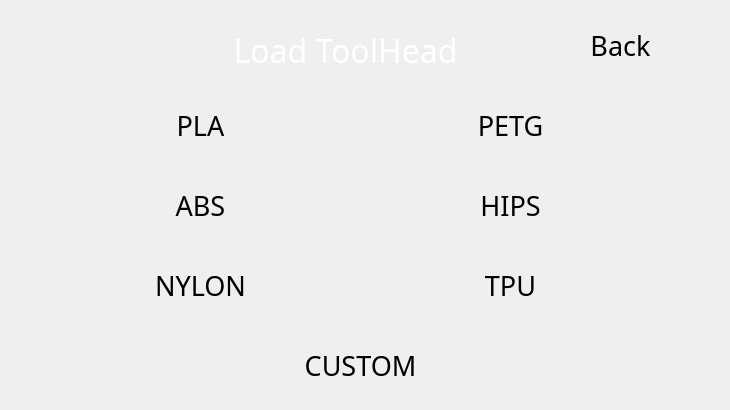
  <widget class="QWidget" name="load_page">
   <widget class="QLabel" name="load_page_title">
    <property name="geometry">
     <rect>
      <x>120</x>
      <y>20</y>
      <width>451</width>
      <height>61</height>
     </rect>
    </property>
    <property name="font">
     <font>
      <family>Momcake</family>
      <pointsize>24</pointsize>
     </font>
    </property>
    <property name="styleSheet">
     <string notr="true">background: transparent; color: white;</string>
    </property>
    <property name="text">
     <string>Load ToolHead</string>
    </property>
    <property name="alignment">
     <set>Qt::AlignCenter</set>
    </property>
    <property name="class" stdset="0">
     <string>title_text</string>
    </property>
   </widget>
   <widget class="CustomQPushButton" name="load_abs_button">
    <property name="geometry">
     <rect>
      <x>50</x>
      <y>170</y>
      <width>301</width>
      <height>71</height>
     </rect>
    </property>
    <property name="minimumSize">
     <size>
      <width>10</width>
      <height>10</height>
     </size>
    </property>
    <property name="font">
     <font>
      <family>Momcake</family>
      <pointsize>20</pointsize>
      <italic>false</italic>
      <stylestrategy>PreferAntialias</stylestrategy>
     </font>
    </property>
    <property name="mouseTracking">
     <bool>false</bool>
    </property>
    <property name="tabletTracking">
     <bool>true</bool>
    </property>
    <property name="contextMenuPolicy">
     <enum>Qt::NoContextMenu</enum>
    </property>
    <property name="layoutDirection">
     <enum>Qt::LeftToRight</enum>
    </property>
    <property name="styleSheet">
     <string notr="true"/>
    </property>
    <property name="text">
     <string>ABS</string>
    </property>
    <property name="autoDefault">
     <bool>false</bool>
    </property>
    <property name="flat">
     <bool>true</bool>
    </property>
    <property name="class" stdset="0">
     <string>menu_btn</string>
    </property>
    <property name="borderLeftPixmap" stdset="0">
     <pixmap resource="resources/button_resources.qrc">:/button_borders/media/buttons/btn_part1.svg</pixmap>
    </property>
    <property name="borderCenterPixmap" stdset="0">
     <pixmap resource="resources/button_resources.qrc">:/button_borders/media/buttons/btn_part2.svg</pixmap>
    </property>
    <property name="borderRightPixmap" stdset="0">
     <pixmap resource="resources/button_resources.qrc">:/button_borders/media/buttons/btn_part3.svg</pixmap>
    </property>
   </widget>
   <widget class="CustomQPushButton" name="load_pla_button">
    <property name="geometry">
     <rect>
      <x>50</x>
      <y>90</y>
      <width>301</width>
      <height>71</height>
     </rect>
    </property>
    <property name="minimumSize">
     <size>
      <width>10</width>
      <height>10</height>
     </size>
    </property>
    <property name="font">
     <font>
      <family>Momcake</family>
      <pointsize>20</pointsize>
      <italic>false</italic>
      <stylestrategy>PreferAntialias</stylestrategy>
     </font>
    </property>
    <property name="mouseTracking">
     <bool>false</bool>
    </property>
    <property name="tabletTracking">
     <bool>true</bool>
    </property>
    <property name="contextMenuPolicy">
     <enum>Qt::NoContextMenu</enum>
    </property>
    <property name="layoutDirection">
     <enum>Qt::LeftToRight</enum>
    </property>
    <property name="styleSheet">
     <string notr="true"/>
    </property>
    <property name="text">
     <string>PLA</string>
    </property>
    <property name="autoDefault">
     <bool>false</bool>
    </property>
    <property name="flat">
     <bool>true</bool>
    </property>
    <property name="class" stdset="0">
     <string>menu_btn</string>
    </property>
    <property name="borderLeftPixmap" stdset="0">
     <pixmap resource="resources/button_resources.qrc">:/button_borders/media/buttons/btn_part1.svg</pixmap>
    </property>
    <property name="borderCenterPixmap" stdset="0">
     <pixmap resource="resources/button_resources.qrc">:/button_borders/media/buttons/btn_part2.svg</pixmap>
    </property>
    <property name="borderRightPixmap" stdset="0">
     <pixmap resource="resources/button_resources.qrc">:/button_borders/media/buttons/btn_part3.svg</pixmap>
    </property>
   </widget>
   <widget class="CustomQPushButton" name="load_petg_button">
    <property name="geometry">
     <rect>
      <x>360</x>
      <y>90</y>
      <width>301</width>
      <height>71</height>
     </rect>
    </property>
    <property name="minimumSize">
     <size>
      <width>10</width>
      <height>10</height>
     </size>
    </property>
    <property name="font">
     <font>
      <family>Momcake</family>
      <pointsize>20</pointsize>
      <italic>false</italic>
      <stylestrategy>PreferAntialias</stylestrategy>
     </font>
    </property>
    <property name="mouseTracking">
     <bool>false</bool>
    </property>
    <property name="tabletTracking">
     <bool>true</bool>
    </property>
    <property name="contextMenuPolicy">
     <enum>Qt::NoContextMenu</enum>
    </property>
    <property name="layoutDirection">
     <enum>Qt::LeftToRight</enum>
    </property>
    <property name="styleSheet">
     <string notr="true"/>
    </property>
    <property name="text">
     <string>PETG</string>
    </property>
    <property name="autoDefault">
     <bool>false</bool>
    </property>
    <property name="flat">
     <bool>true</bool>
    </property>
    <property name="class" stdset="0">
     <string>menu_btn</string>
    </property>
    <property name="borderLeftPixmap" stdset="0">
     <pixmap resource="resources/button_resources.qrc">:/button_borders/media/buttons/btn_part1.svg</pixmap>
    </property>
    <property name="borderCenterPixmap" stdset="0">
     <pixmap resource="resources/button_resources.qrc">:/button_borders/media/buttons/btn_part2.svg</pixmap>
    </property>
    <property name="borderRightPixmap" stdset="0">
     <pixmap resource="resources/button_resources.qrc">:/button_borders/media/buttons/btn_part3.svg</pixmap>
    </property>
   </widget>
   <widget class="CustomQPushButton" name="load_hips_button">
    <property name="geometry">
     <rect>
      <x>360</x>
      <y>170</y>
      <width>301</width>
      <height>71</height>
     </rect>
    </property>
    <property name="minimumSize">
     <size>
      <width>10</width>
      <height>10</height>
     </size>
    </property>
    <property name="font">
     <font>
      <family>Momcake</family>
      <pointsize>20</pointsize>
      <italic>false</italic>
      <stylestrategy>PreferAntialias</stylestrategy>
     </font>
    </property>
    <property name="mouseTracking">
     <bool>false</bool>
    </property>
    <property name="tabletTracking">
     <bool>true</bool>
    </property>
    <property name="contextMenuPolicy">
     <enum>Qt::NoContextMenu</enum>
    </property>
    <property name="layoutDirection">
     <enum>Qt::LeftToRight</enum>
    </property>
    <property name="styleSheet">
     <string notr="true"/>
    </property>
    <property name="text">
     <string>HIPS</string>
    </property>
    <property name="autoDefault">
     <bool>false</bool>
    </property>
    <property name="flat">
     <bool>true</bool>
    </property>
    <property name="class" stdset="0">
     <string>menu_btn</string>
    </property>
    <property name="borderLeftPixmap" stdset="0">
     <pixmap resource="resources/button_resources.qrc">:/button_borders/media/buttons/btn_part1.svg</pixmap>
    </property>
    <property name="borderCenterPixmap" stdset="0">
     <pixmap resource="resources/button_resources.qrc">:/button_borders/media/buttons/btn_part2.svg</pixmap>
    </property>
    <property name="borderRightPixmap" stdset="0">
     <pixmap resource="resources/button_resources.qrc">:/button_borders/media/buttons/btn_part3.svg</pixmap>
    </property>
   </widget>
   <widget class="CustomQPushButton" name="load_tpu_button">
    <property name="geometry">
     <rect>
      <x>360</x>
      <y>250</y>
      <width>301</width>
      <height>71</height>
     </rect>
    </property>
    <property name="minimumSize">
     <size>
      <width>10</width>
      <height>10</height>
     </size>
    </property>
    <property name="font">
     <font>
      <family>Momcake</family>
      <pointsize>20</pointsize>
      <italic>false</italic>
      <stylestrategy>PreferAntialias</stylestrategy>
     </font>
    </property>
    <property name="mouseTracking">
     <bool>false</bool>
    </property>
    <property name="tabletTracking">
     <bool>true</bool>
    </property>
    <property name="contextMenuPolicy">
     <enum>Qt::NoContextMenu</enum>
    </property>
    <property name="layoutDirection">
     <enum>Qt::LeftToRight</enum>
    </property>
    <property name="styleSheet">
     <string notr="true"/>
    </property>
    <property name="text">
     <string>TPU</string>
    </property>
    <property name="autoDefault">
     <bool>false</bool>
    </property>
    <property name="flat">
     <bool>true</bool>
    </property>
    <property name="class" stdset="0">
     <string>menu_btn</string>
    </property>
    <property name="borderLeftPixmap" stdset="0">
     <pixmap resource="resources/button_resources.qrc">:/button_borders/media/buttons/btn_part1.svg</pixmap>
    </property>
    <property name="borderCenterPixmap" stdset="0">
     <pixmap resource="resources/button_resources.qrc">:/button_borders/media/buttons/btn_part2.svg</pixmap>
    </property>
    <property name="borderRightPixmap" stdset="0">
     <pixmap resource="resources/button_resources.qrc">:/button_borders/media/buttons/btn_part3.svg</pixmap>
    </property>
   </widget>
   <widget class="CustomQPushButton" name="load_custom_button">
    <property name="geometry">
     <rect>
      <x>210</x>
      <y>330</y>
      <width>301</width>
      <height>71</height>
     </rect>
    </property>
    <property name="minimumSize">
     <size>
      <width>10</width>
      <height>10</height>
     </size>
    </property>
    <property name="font">
     <font>
      <family>Momcake</family>
      <pointsize>20</pointsize>
      <italic>false</italic>
      <stylestrategy>PreferAntialias</stylestrategy>
     </font>
    </property>
    <property name="mouseTracking">
     <bool>false</bool>
    </property>
    <property name="tabletTracking">
     <bool>true</bool>
    </property>
    <property name="contextMenuPolicy">
     <enum>Qt::NoContextMenu</enum>
    </property>
    <property name="layoutDirection">
     <enum>Qt::LeftToRight</enum>
    </property>
    <property name="styleSheet">
     <string notr="true"/>
    </property>
    <property name="text">
     <string>CUSTOM</string>
    </property>
    <property name="autoDefault">
     <bool>false</bool>
    </property>
    <property name="flat">
     <bool>true</bool>
    </property>
    <property name="class" stdset="0">
     <string>menu_btn</string>
    </property>
    <property name="borderLeftPixmap" stdset="0">
     <pixmap resource="resources/button_resources.qrc">:/button_borders/media/buttons/btn_part1.svg</pixmap>
    </property>
    <property name="borderCenterPixmap" stdset="0">
     <pixmap resource="resources/button_resources.qrc">:/button_borders/media/buttons/btn_part2.svg</pixmap>
    </property>
    <property name="borderRightPixmap" stdset="0">
     <pixmap resource="resources/button_resources.qrc">:/button_borders/media/buttons/btn_part3.svg</pixmap>
    </property>
   </widget>
   <widget class="CustomQPushButton" name="load_nylon_button">
    <property name="geometry">
     <rect>
      <x>50</x>
      <y>250</y>
      <width>301</width>
      <height>71</height>
     </rect>
    </property>
    <property name="minimumSize">
     <size>
      <width>10</width>
      <height>10</height>
     </size>
    </property>
    <property name="font">
     <font>
      <family>Momcake</family>
      <pointsize>20</pointsize>
      <italic>false</italic>
      <stylestrategy>PreferAntialias</stylestrategy>
     </font>
    </property>
    <property name="mouseTracking">
     <bool>false</bool>
    </property>
    <property name="tabletTracking">
     <bool>true</bool>
    </property>
    <property name="contextMenuPolicy">
     <enum>Qt::NoContextMenu</enum>
    </property>
    <property name="layoutDirection">
     <enum>Qt::LeftToRight</enum>
    </property>
    <property name="styleSheet">
     <string notr="true"/>
    </property>
    <property name="text">
     <string>NYLON</string>
    </property>
    <property name="autoDefault">
     <bool>false</bool>
    </property>
    <property name="flat">
     <bool>true</bool>
    </property>
    <property name="class" stdset="0">
     <string>menu_btn</string>
    </property>
    <property name="borderLeftPixmap" stdset="0">
     <pixmap resource="resources/button_resources.qrc">:/button_borders/media/buttons/btn_part1.svg</pixmap>
    </property>
    <property name="borderCenterPixmap" stdset="0">
     <pixmap resource="resources/button_resources.qrc">:/button_borders/media/buttons/btn_part2.svg</pixmap>
    </property>
    <property name="borderRightPixmap" stdset="0">
     <pixmap resource="resources/button_resources.qrc">:/button_borders/media/buttons/btn_part3.svg</pixmap>
    </property>
   </widget>
   <widget class="CustomQPushButton" name="load_back_button">
    <property name="geometry">
     <rect>
      <x>520</x>
      <y>10</y>
      <width>201</width>
      <height>71</height>
     </rect>
    </property>
    <property name="minimumSize">
     <size>
      <width>10</width>
      <height>10</height>
     </size>
    </property>
    <property name="font">
     <font>
      <family>Momcake</family>
      <pointsize>20</pointsize>
      <italic>false</italic>
      <stylestrategy>PreferAntialias</stylestrategy>
     </font>
    </property>
    <property name="mouseTracking">
     <bool>false</bool>
    </property>
    <property name="tabletTracking">
     <bool>true</bool>
    </property>
    <property name="contextMenuPolicy">
     <enum>Qt::NoContextMenu</enum>
    </property>
    <property name="layoutDirection">
     <enum>Qt::LeftToRight</enum>
    </property>
    <property name="styleSheet">
     <string notr="true"/>
    </property>
    <property name="text">
     <string>Back</string>
    </property>
    <property name="autoDefault">
     <bool>false</bool>
    </property>
    <property name="flat">
     <bool>true</bool>
    </property>
    <property name="class" stdset="0">
     <string>menu_btn</string>
    </property>
    <property name="borderLeftPixmap" stdset="0">
     <pixmap resource="resources/button_resources.qrc">:/button_borders/media/buttons/btn_part1.svg</pixmap>
    </property>
    <property name="borderCenterPixmap" stdset="0">
     <pixmap resource="resources/button_resources.qrc">:/button_borders/media/buttons/btn_part2.svg</pixmap>
    </property>
    <property name="borderRightPixmap" stdset="0">
     <pixmap resource="resources/button_resources.qrc">:/button_borders/media/buttons/btn_part3.svg</pixmap>
    </property>
   </widget>
  </widget>
